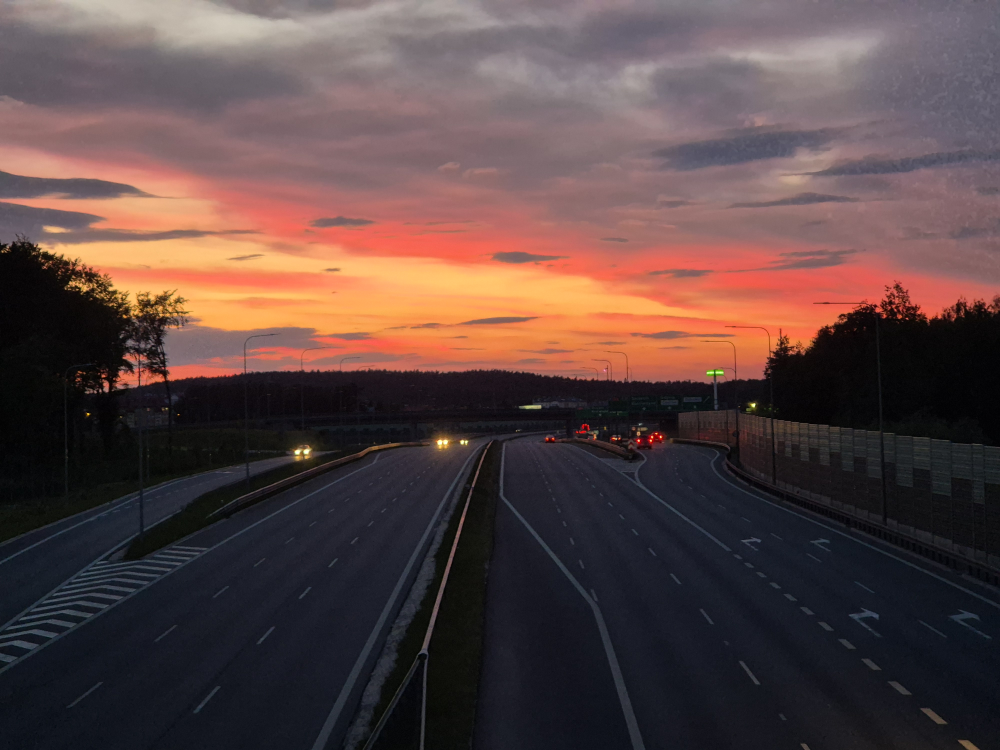
#> input picture Obrazy/Zestaw 1/zad 5/fikakowo.jpg, 4000 x 3000 px (shown at 1/4 size)
$ python image.py
#> lines starting #> are read from the running program, lines starting #| are printed output that depends on the picture
from PIL import Image, ImageDraw
import random

input_path = "fikakowo.jpg"
output_path = "zmieniony.png"
image = Image.open(input_path).convert("RGB")
#> image is the input picture: PIL image 4000x3000 RGB; mean R, G, B 89.8, 69.1, 67.6
draw = ImageDraw.Draw(image)

num_points = 100000
radius = 10

width, height = image.size
#> width = 4000; height = 3000

for _ in range(num_points):
    x = random.randint(0, width - 1)
    y = random.randint(0, height - 1)

    pixel_color = image.getpixel((x, y))

    draw.ellipse(
        (x - radius, y - radius, x + radius, y + radius),
        fill=pixel_color
    )
#> this loop made 100000 passes
#> pixel_color on passes 1 to 3: (8, 8, 8), (72, 54, 40), (26, 18, 16)

image.save(output_path)
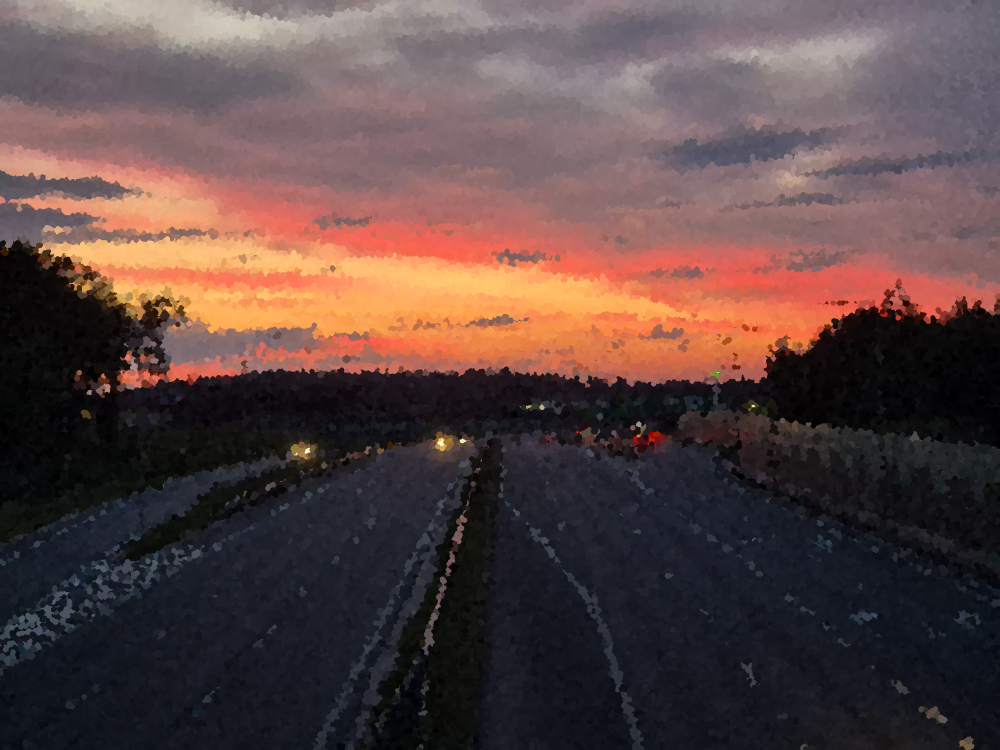
#> saved as zmieniony.png: PIL image 4000x3000 RGB (shown at 1/4 size); mean R, G, B 89.8, 69.1, 67.6
image.show()
